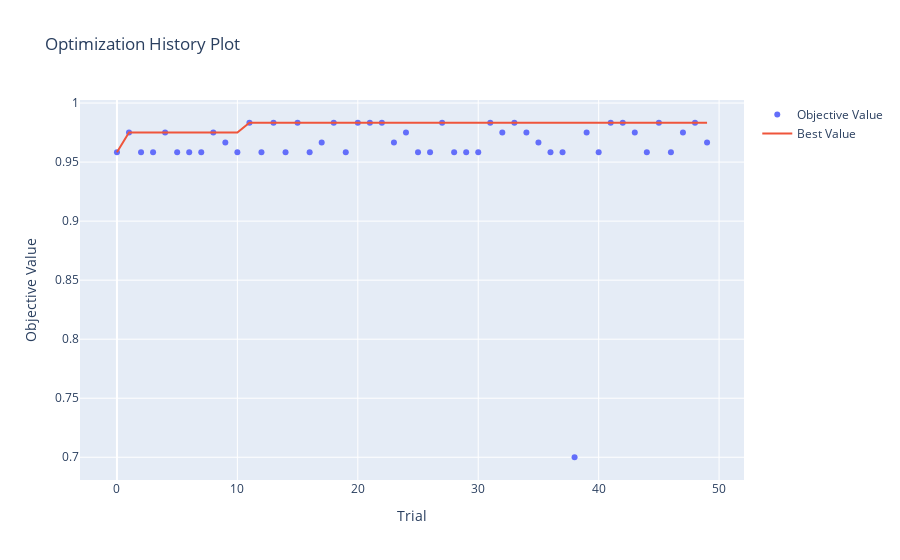

Source (notebook cell):
### Markdown cell above
### Optuna 시각화

Optuna는 최적화 과정을 시각화하는 다양한 도구를 제공합니다.

### Code cell
# 최적화 히스토리 시각화
fig = optuna.visualization.plot_optimization_history(study)
fig.show()

### Figure 1 — Plotly figure (JSON) as saved in the notebook; plotly's stock layout.template omitted (floating-point values rounded to 4 significant figures)
{"data": [{"mode": "markers", "name": "Objective Value", "type": "scatter", "x": [0, 1, 2, 3, 4, 5, 6, 7, 8, 9, 10, 11, 12, 13, 14, 15, 16, 17, 18, 19, 20, 21, 22, 23, 24, 25, 26, 27, 28, 29, 30, 31, 32, 33, 34, 35, 36, 37, 38, 39, 40, 41, 42, 43, 44, 45, 46, 47, 48, 49], "y": [0.9583, 0.975, 0.9583, 0.9583, 0.975, 0.9583, 0.9583, 0.9583, 0.975, 0.9667, 0.9583, 0.9833, 0.9583, 0.9833, 0.9583, 0.9833, 0.9583, 0.9667, 0.9833, 0.9583, 0.9833, 0.9833, 0.9833, 0.9667, 0.975, 0.9583, 0.9583, 0.9833, 0.9583, 0.9583, 0.9583, 0.9833, 0.975, 0.9833, 0.975, 0.9667, 0.9583, 0.9583, 0.7, 0.975, 0.9583, 0.9833, 0.9833, 0.975, 0.9583, 0.9833, 0.9583, 0.975, 0.9833, 0.9667]}, {"mode": "lines", "name": "Best Value", "type": "scatter", "x": [0, 1, 2, 3, 4, 5, 6, 7, 8, 9, 10, 11, 12, 13, 14, 15, 16, 17, 18, 19, 20, 21, 22, 23, 24, 25, 26, 27, 28, 29, 30, 31, 32, 33, 34, 35, 36, 37, 38, 39, 40, 41, 42, 43, 44, 45, 46, 47, 48, 49], "y": [0.9583, 0.975, 0.975, 0.975, 0.975, 0.975, 0.975, 0.975, 0.975, 0.975, 0.975, 0.9833, 0.9833, 0.9833, 0.9833, 0.9833, 0.9833, 0.9833, 0.9833, 0.9833, 0.9833, 0.9833, 0.9833, 0.9833, 0.9833, 0.9833, 0.9833, 0.9833, 0.9833, 0.9833, 0.9833, 0.9833, 0.9833, 0.9833, 0.9833, 0.9833, 0.9833, 0.9833, 0.9833, 0.9833, 0.9833, 0.9833, 0.9833, 0.9833, 0.9833, 0.9833, 0.9833, 0.9833, 0.9833, 0.9833]}, {"marker": {"color": "#cccccc"}, "mode": "markers", "name": "Infeasible Trial", "showlegend": false, "type": "scatter", "x": [], "y": []}], "layout": {"title": {"text": "Optimization History Plot"}, "xaxis": {"title": {"text": "Trial"}}, "yaxis": {"title": {"text": "Objective Value"}}}}
